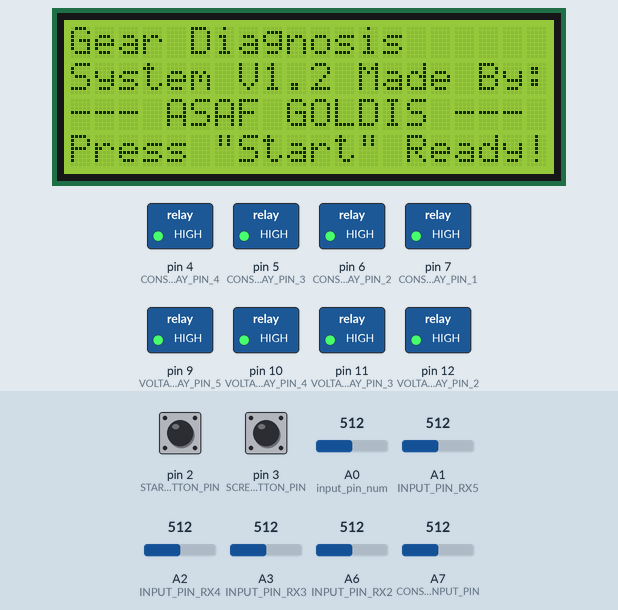
Simulated run of this sketch. Board: Arduino Nano, built with avr-gcc and run on an emulated ATmega328P. Parts: 20×4 character LCD, switched loads named in the sketch (green lamp = pin HIGH). The test bench sets the inputs (shaded band); at power-on: pin 2 (START_BUTTON_PIN) HIGH, pin 3 (SCREEN_BUTTON_PIN) HIGH, A0 (input_pin_num) = 512, A1 (INPUT_PIN_RX5) = 512, A2 (INPUT_PIN_RX4) = 512, A3 (INPUT_PIN_RX3) = 512, A6 (INPUT_PIN_RX2) = 512, A7 (CONSTANT_CURRENT_INPUT_PIN) = 512. Pins used as bus, display or sensor lines are not drawn; what the sketch prints to the serial monitor is not drawn.

Above: at 2.3 s.
2.4 s: pin 2 (START_BUTTON_PIN) pulled LOW for 0.15 s
At 4.74 s:
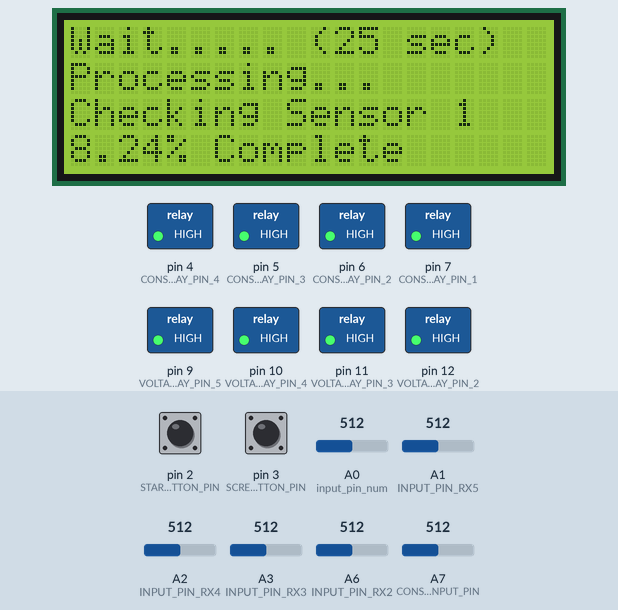
At 7.58 s:
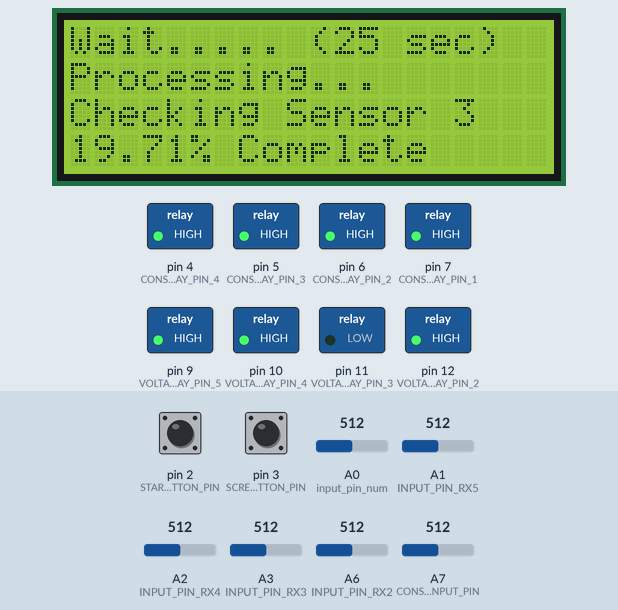
Timing chart, 0 to 21.4 s (numbered marks = the images above; inputs shaded):
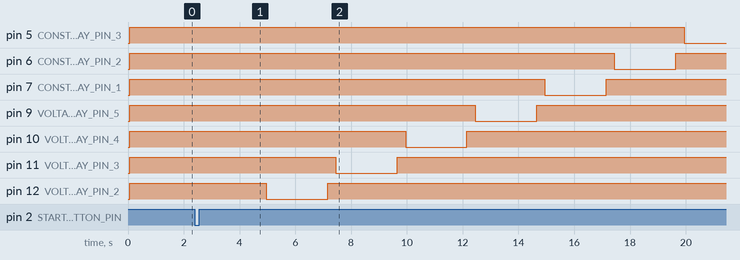

The sketch:

Car_resistance_check_1.2.ino
```cpp
//***************************************************************************************************************************//
//                                            Car Resistance Check V1.2
//***************************************************************************************************************************//


// החלפה של ההזנות לריללי 8 מקומות במקום 4 כדי למנוע מדידה של נגדים במקביל
// עדכון של ערכי הנגדים

//    IO Connaction:
// A0 - INPUT_PIN_RX1
// A1 - INPUT_PIN_RX2
// A2 - INPUT_PIN_RX3
// A3 - INPUT_PIN_RX4
// A4 - I2C - SCL
// A5 - I2C - SDA
// A6 - INPUT_PIN_RX5
// A7 - CONSTANT_CURRENT__INPUT_PIN
// D0 - NOT CONNECTED
// D1 - NOT CONNECTED
// D2 - START_BUTTON_PIN
// D3 - SCREEN_BUTTON_PIN
// D4 - SENSOR_RELAY_PIN_4
// D5 - SENSOR_RELAY_PIN_3
// D6 - SENSOR_RELAY_PIN_2
// D7 - SENSOR_RELAY_PIN_1
// D8 - NOT CONNECTED
// D9 - NOT CONNECTED
// D10 - NOT CONNECTED
// D11 - NOT CONNECTED
// D12 - NOT CONNECTED
// D13 - NOT CONNECTED
//***************************************************************************************************************************//
#include <SoftwareSerial.h>
#include <LiquidCrystal_I2C.h>   // make sure to change return value to 1 , in LiquidCrystal_I2C.cpp file of this library to avoid problem of only first character being displayed
//***************************************************************************************************************************//
// Define IO Pin
#define CONSTANT_CURRENT_RELAY_PIN_1 7
#define CONSTANT_CURRENT_RELAY_PIN_2 6
#define CONSTANT_CURRENT_RELAY_PIN_3 5
#define CONSTANT_CURRENT_RELAY_PIN_4 4

#define VOLTAGE_DIVIDER_POWER_PIN_1 13
#define VOLTAGE_DIVIDER_RELAY_PIN_2 12
#define VOLTAGE_DIVIDER_RELAY_PIN_3 11
#define VOLTAGE_DIVIDER_RELAY_PIN_4 10
#define VOLTAGE_DIVIDER_RELAY_PIN_5 9


#define INPUT_PIN_RX1 A0
#define INPUT_PIN_RX2 A6
#define INPUT_PIN_RX3 A3
#define INPUT_PIN_RX4 A2
#define I2C_SCL_PIN A4
#define I2C_SDA_PIN A5
#define INPUT_PIN_RX5 A1
#define CONSTANT_CURRENT_INPUT_PIN A7

#define START_BUTTON_PIN 2
#define SCREEN_BUTTON_PIN 3

// Define constant
#define NUM_OF_SENSOR 9
#define MAX_LINE 9
#define NUM_OF_BUTTONS 2

#define REF_VOL 5.00  //Volt
#define MY_CONSTANT_CURRENT 0.113 // Amp

//#define Rc 10.41  //ohm   Rc=1.25/I; I=0.121A
#define R1 100   //ohm
#define R2 150    //ohm
#define R3 1.512   //Kohm
#define R4 1.512   //Kohm
#define R5 23.6   //Kohm

#define LiquidCrystal_I2C_ADDRESS 0x27

const int PowerPinArray[9] = {VOLTAGE_DIVIDER_POWER_PIN_1, VOLTAGE_DIVIDER_RELAY_PIN_2, VOLTAGE_DIVIDER_RELAY_PIN_3, VOLTAGE_DIVIDER_RELAY_PIN_4, VOLTAGE_DIVIDER_RELAY_PIN_5,
                              CONSTANT_CURRENT_RELAY_PIN_1, CONSTANT_CURRENT_RELAY_PIN_2, CONSTANT_CURRENT_RELAY_PIN_3, CONSTANT_CURRENT_RELAY_PIN_4};

const int SensorInputPinArray[6] = {INPUT_PIN_RX1, INPUT_PIN_RX2, INPUT_PIN_RX3, INPUT_PIN_RX4, INPUT_PIN_RX5, CONSTANT_CURRENT_INPUT_PIN};

const double Rref = REF_VOL/(1023.0*MY_CONSTANT_CURRENT);
const double ConstantResistanceArray[6] = {R1, R2, R3, R4, R5, Rref};

const double MinXaxRes[2][NUM_OF_SENSOR] = {150.0, 200.0, 2.0, 2.0, 40.0, 12.0, 44.0, 44.0, 5.2,
                                           80.0, 100.0, 1.0, 1.0,  6.5,  8.0, 18.0, 18.0, 3.5};
const String SensorName[9] = {"TPS1", "TPS2", "TISS", "TOSS", "OiTSol", "SOL_TCC", "SOL_A", "SOL_B", "OiPSol"};

int VoltageValue[NUM_OF_SENSOR] = {0,0,0,0,0,0,0,0,0};
int TopLine = 0;

// Button Logic
const byte InputPinsArray[NUM_OF_BUTTONS] = {START_BUTTON_PIN, SCREEN_BUTTON_PIN};
byte inputState[NUM_OF_BUTTONS];
byte lastInputState[NUM_OF_BUTTONS] = {HIGH,HIGH};
bool inputFlags[NUM_OF_BUTTONS] = {LOW,LOW};
unsigned long lastDebounceTime[NUM_OF_BUTTONS] = {0,0};
#define DEBOUNCE_DELAY 5

LiquidCrystal_I2C lcd(LiquidCrystal_I2C_ADDRESS,20,4); // put here correct address of lcd...  if not known, use Arduino I2CScanner given in above link
//***************************************************************************************************************************//
void setup() {
  Serial.begin(9600); //just in case if you want to get date and time in serial port
  lcd.init();                      // initialize the lcd
  lcd.backlight();
  lcd.home();
  // Serial.println("System start");

  //analogReference(EXTERNAL);  // Vref connect to 5V pin is 4.94V

  for (int i=0; i<9; i++) {
    pinMode(PowerPinArray[i], OUTPUT); digitalWrite(PowerPinArray[i], HIGH);
  }
  digitalWrite(VOLTAGE_DIVIDER_POWER_PIN_1, LOW);

  for(int i=0; i<NUM_OF_BUTTONS; i++)   // set button's pin
    pinMode(InputPinsArray[i], INPUT_PULLUP);

  lcd.clear();                      // clear the lcd
  lcd.setCursor(0, 0); lcd.print("Gear Diagnosis"); // column 0 , row 0 i.e. top line of LCD
  lcd.setCursor(0, 1); lcd.print("System V1.2 Made By:");
  lcd.setCursor(0, 2); lcd.print("--- ASAF GOLDIS ---");
  lcd.setCursor(0, 3); lcd.print("Press \"Start\" ");
  delay(1000);

  lcd.print("Ready!");
  Serial.println("System Ready!!!");
}
//***************************************************************************************************************************//
void loop() {
  setInputFlags();
  resolveInputFlags();

  delay(20);
}
//***************************************************************************************************************************//
void setInputFlags() {
  for(int i=0; i<NUM_OF_BUTTONS; i++) {
    int reading = digitalRead(InputPinsArray[i]);
    if (reading != lastInputState[i]) {
      lastDebounceTime[i] = millis();
    }
    if ((millis()-lastDebounceTime[i]) > DEBOUNCE_DELAY) {
      if (reading != inputState[i]) {
        inputState[i] = reading;
        if (inputState[i] == LOW) inputFlags[i] = HIGH;
      }
    }
    lastInputState[i] = reading;
  }
}
//***************************************************************************************************************************//
void resolveInputFlags() {
  for(int i=0; i<NUM_OF_BUTTONS; i++) {
    if(inputFlags[i] == HIGH) {
      inputAction(i);
      inputFlags[i] = LOW;
    }
  }
}
//***************************************************************************************************************************//
void inputAction(int Button) {
  lcd.clear();
  if (Button == 0) {  // start
    lcd.setCursor(0, 0); lcd.print("Wait..... (25 sec)"); // column 0 , row 0
    lcd.setCursor(0,1);  lcd.print("Processing..."); // column 0 , row 1

    TopLine = 0;
    unsigned long Time = millis();
    for (int i=0; i<NUM_OF_SENSOR; i++) VoltageValue[i] = CheckValue(i+1, Time);
    // Serial.println(millis()-Time);
  }
  else if (Button == 1) {  // down
    TopLine++;
    if (TopLine == MAX_LINE) TopLine = 0;
  }
  printScreen();
}
//***************************************************************************************************************************//
void printScreen() {
  int line[4];
  int Length[4];
  double Resistance[4] = {0.0, 0.0, 0.0, 0.0};
  String lineMsg[4] = {"", "", "", ""};

  byte castumChar[8] = {0x00, 0x0E, 0x11, 0x11, 0x11, 0x0A, 0x0A, 0x1B};  // ohm
  lcd.createChar(1, castumChar);

  castumChar[0]=0x01; castumChar[1]=0x01; castumChar[2]=0x03; castumChar[3]=0x02; castumChar[4]=0x12; castumChar[5]=0x0A; castumChar[6]=0x0C; castumChar[7]=0x04; // OK
  lcd.createChar(2, castumChar);

  castumChar[0]=0x11; castumChar[1]=0x0A; castumChar[2]=0x0A; castumChar[3]=0x04; castumChar[4]=0x04; castumChar[5]=0x0A; castumChar[6]=0x0A; castumChar[7]=0x11; // NOT_OK
  lcd.createChar(3, castumChar);

  line[0] = TopLine;
  for (int i=0; i<4; i++) {
    line[i+1] = line[i] + 1;
    if (line[i+1] == MAX_LINE) line[i+1] -= MAX_LINE;
    Resistance[i] = CheckResistance(VoltageValue[line[i]], line[i]+1);
    lineMsg[i] += SensorName[line[i]];
    if (lineMsg[i].length()!=7) {
      for (int j=7-lineMsg[i].length(); j>0; j--)
        lineMsg[i] += ".";
    }
    lineMsg[i] += "; "; lineMsg[i] += Resistance[i]; lineMsg[i] += " ";
    if (line[i]==2 || line[i]==3 || line[i]==4) lineMsg[i] += "K";
    Length[i] = lineMsg[i].length();
    lineMsg[i] += " ";
  }
  Serial.println(".");
  lcd.clear();
  for (int i=0; i<4; i++) {
    lcd.setCursor(0,i);    // column 0 , row i
    lcd.print(lineMsg[i]);
    lcd.setCursor(Length[i],i);
    lcd.write(1);

    lcd.setCursor(19,i);
    if (MinXaxRes[1][line[i]]<=Resistance[i] && Resistance[i]<=MinXaxRes[0][line[i]]) lcd.write(2);  // min<=Resistance[i]<=max
    else                                                                              lcd.write(3);
  }

}
//***************************************************************************************************************************//
int CheckValue(int resNum, unsigned long StartTime) {
  const unsigned long RunTime = 25189;
  double Time = 100.0*(millis()-StartTime)/RunTime;
  unsigned int sensorValue = 0;
  int input_pin_num = 0;
  if (resNum < 6) input_pin_num = SensorInputPinArray[resNum-1];
  else            input_pin_num = SensorInputPinArray[5];

  lcd.setCursor(0,2); lcd.print("Checking Sensor "); lcd.print(resNum);
  lcd.setCursor(0,3); lcd.print(Time); lcd.print("% Complete");
  ManegeInput(resNum);

  for (int i=0; i<30; i++) {
    if (i%2==0) Time = 100.0*(millis()-StartTime)/RunTime;
    lcd.setCursor(0,3); lcd.print(Time); lcd.print("% Complete");
    sensorValue += analogRead(input_pin_num);  // variable to store the value coming from the sensor
    delay(50);
  }
  unsigned int AvgVal = sensorValue/30;    // variable to store the value coming from the sensor
  //Serial.print(resNum); Serial.print("; AvgVal: "); Serial.println(AvgVal);

  ManegeInput(0); // close all input
  Time = 100.0*(millis()-StartTime)/RunTime;
  lcd.setCursor(0,3); lcd.print(Time); lcd.print("% Complete");

  return AvgVal;
}
//***************************************************************************************************************************//
void  ManegeInput(int InputNum) {
  for (int i=1; i<9; i++) digitalWrite(PowerPinArray[i], HIGH);
  digitalWrite(PowerPinArray[0], LOW);
  if     (InputNum == 1)              digitalWrite(PowerPinArray[0], HIGH);
  else if(2<=InputNum && InputNum<=9) digitalWrite(PowerPinArray[InputNum-1], LOW);

  delay(250);
}
//***************************************************************************************************************************//
double CheckResistance(int Value, int resNum) {
  double voltage = REF_VOL*Value/1023.0;
  double Res = 0.0;

  if (resNum <= 5) Res = Value*ConstantResistanceArray[resNum-1]/(1024.0-Value);
  else             Res = Value*ConstantResistanceArray[5];

  Serial.print(resNum); Serial.print("; Value: "); Serial.print(Value); Serial.print(", Voltage: "); Serial.print(voltage); Serial.print("[V], Res: "); Serial.print(Res);
  if (resNum <= 5) Serial.println("[Kohm]");
  else             Serial.println("[ohm]");

  return Res;
}
//***************************************************************************************************************************//
```

Measured:
- after the input at 2.4 s, pin 5 (CONSTANT_CURRENT_RELAY_PIN_3): HIGH → LOW after 17.5 s; pin 6 (CONSTANT_CURRENT_RELAY_PIN_2): HIGH → LOW after 15.0 s, → HIGH 2.2 s later
- what the display in image 1 shows lasts 0.5 s, from 4.5 s to 5.0 s
